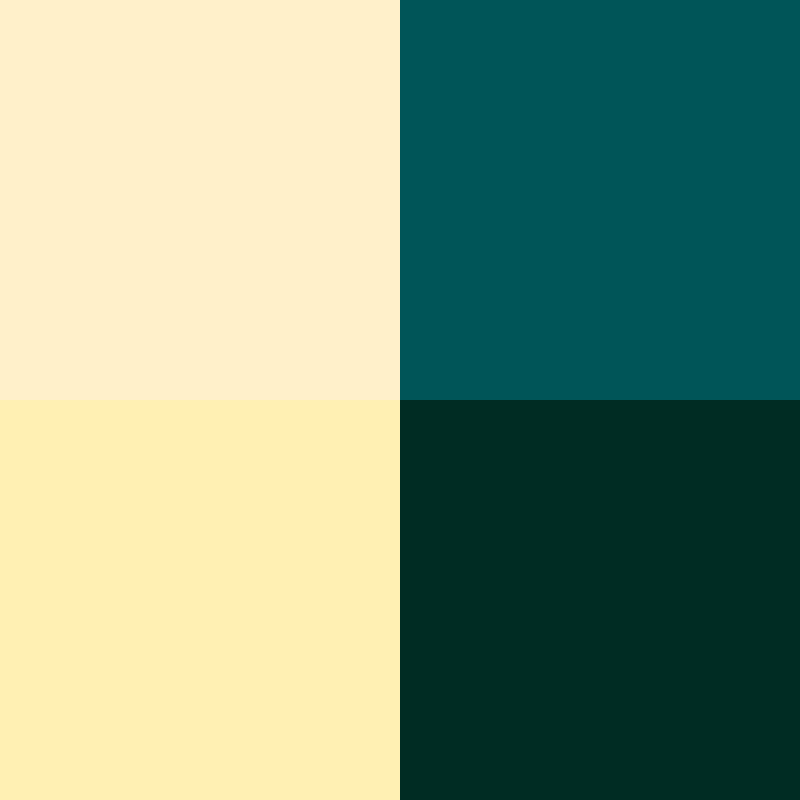
Frame 1 (no input)
Frame 60 (no input): identical to frame 1, image omitted
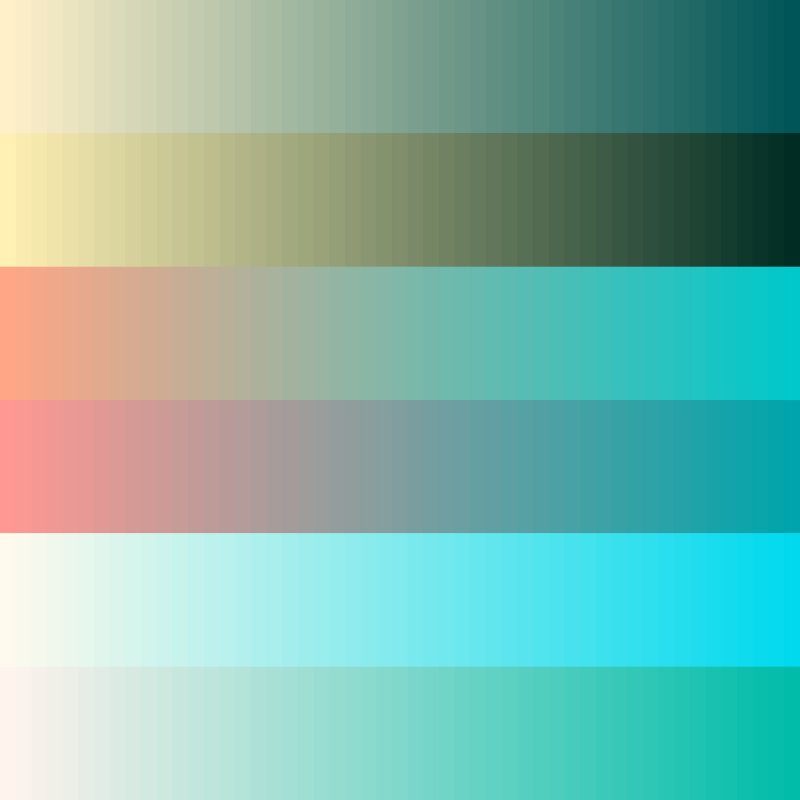
Frame 120 (the mouse pressed at the canvas centre since frame 60)

The p5.js sketch that drew these frames (run headless with seeded random() and noise() and a simulated clock; from frame 60 on, the mouse is pressed at the canvas centre):

// p5.js sketch
// ── sketch.js
let tileCountX = 2;
let tileCountY = 10;

let colorsLeft = [];
let colorsRight = [];
let colors = [];

let interpolateShortest = true;


function setup() {
  createCanvas(800, 800);
  colorMode(HSB);
  noStroke();
  shakeColors();    
}

function draw() {
  tileCountX = int(map(mouseX, 0, width, 2, 100));
  tileCountY = int(map(mouseY, 0, height, 2, 10));
  let tileWidth = width / tileCountX;
  let tileHeight = height / tileCountY;
  let interCol;
  colors = [];

  for (let gridY = 0; gridY < tileCountY; gridY++) {
      let col1 = colorsLeft[gridY];
      let col2 = colorsRight[gridY];

      for (let gridX = 0; gridX < tileCountX; gridX++) {
        let amount = map(gridX, 0, tileCountX - 1, 0, 1);

        if (interpolateShortest) {
            colorMode(RGB);
            interCol = lerpColor(col1, col2, amount);
            colorMode(HSB);
        } else {
            interCol = lerpColor(col1, col2, amount);
        }
        fill(interCol);

        let posX = tileWidth * gridX;
        let posY = tileHeight * gridY;
        rect(posX, posY, tileWidth, tileHeight);

        colors.push(interCol);
  
      }
    }
}

function shakeColors() {
    for (var i = 0; i < tileCountY; i++) {
      colorsLeft[i] = color(random(0, 60), random(0, 100), 100);
      colorsRight[i] = color(random(160, 190), 100, random(0, 100));
    }
}

function mouseReleased() {
    shakeColors();
} 

  
